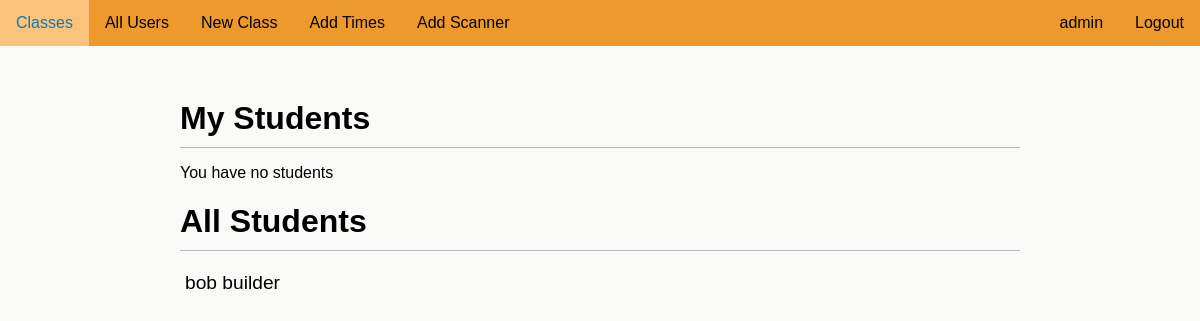
The app's page /students (signed in), older data.
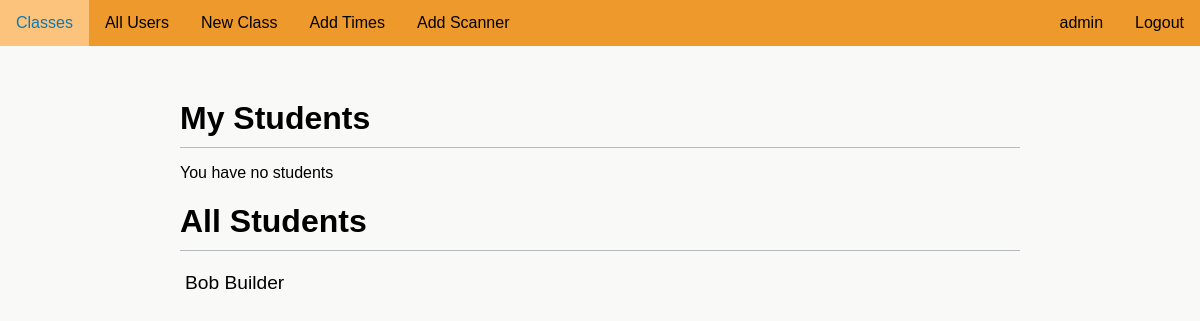
The same page, newer data.
### attendanceproject/models.py (models this page shows)
class User(UserMixin, db.Model):
    __tablename__ = "user"
    id = db.Column(db.Integer, unique=True, nullable=False, primary_key=True)
    fname = db.Column(db.Text(20), nullable=False)
    lname = db.Column(db.Text(20), nullable=False)
    user_code = db.Column(db.Text(8), nullable=False, unique=True)
    email = db.Column(db.Text(50), nullable=False, unique=True)
    password = db.Column(db.Text(90), nullable=False)
    auth = db.Column(db.Text(10), nullable=True)
    tags = db.relationship('Tag', backref='user_tag')
    subjects = db.relationship('UserSubject', back_populates='user')
    attnd_times = db.relationship('AttendanceTime', backref='subject_attnd_times')

### attendanceproject/routes.py (the view)
@app.route('/students', methods=['GET'])
@login_required
def students():
    if current_user.auth in ['teacher', 'admin']:
        students = User.query.filter_by(auth='student').all()
        my_students = []
        for subject in current_user.subjects:
            for user in subject.subject.users:
                if user.user.auth not in ['teacher', 'admin'] and user.user not in my_students:
                    my_students.append(user.user)
        return render_template('students.html', students=students, my_students=my_students)
    else:
        flash('You do not have access to this page')
        return redirect(url_for('home'))

### attendanceproject/models.py (called while the page is built)
@login_manager.user_loader
def load_user(user_id):
    return User.query.get(int(user_id))

### attendanceproject/templates/students.html
{% extends "layout.html" %}
{% block content %}
    <div class='main-header'>
        <h1>My Students</h1>
    </div>
    {% if my_students %}
        <div class='main-lists'>
            <ul>
                {% for student in my_students %}
                    <a href="{{ url_for('classes', user_code=student.user_code) }}"><li>{{ student.fname}} {{ student.lname }}</li></a>
                {% endfor %}
            </ul>
        </div>
    {% else %}
        <p>You have no students</p>
    {% endif %}
    <div class='main-header'>
        <h1>All Students</h1>
    </div>
    {% if students %}
        <div class='main-lists'>
            <ul>
                {% for student in students %}
                <a href="{{ url_for('classes', user_code=student.user_code) }}"><li>{{ student.fname }} {{ student.lname }}</li></a>
                {% endfor %}
            </ul>
        </div>
    {% else %}
        <p>There are no students</p>
    {% endif %}
{% endblock %}

Row changes from the older to the newer data that the page shows:
no longer on this page (row edited): User: fname "bob", lname "builder"
now on this page (row edited): User: fname "Bob", lname "Builder"
